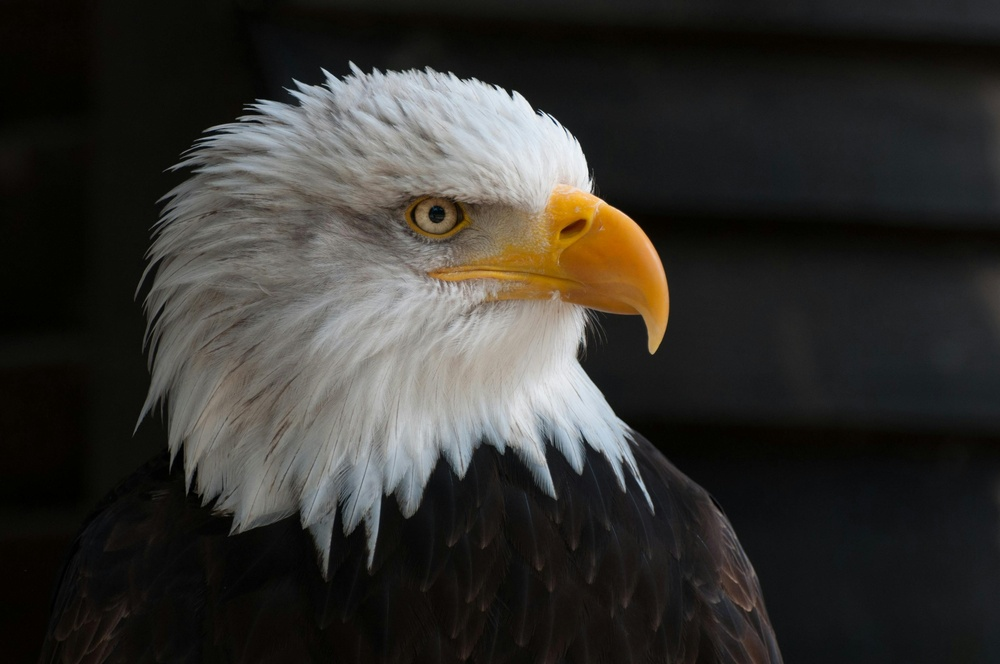
//> input picture image.jpg, 1000 x 664 px, shrunk from 3289 x 2184 before the run
$ ./cropImage image.jpg   (built with g++ and OpenCV 4)
//> lines starting //> are read from the running program, lines starting //| are printed output that depends on the picture
#include <opencv2/core/core.hpp>
#include <opencv2/highgui/highgui.hpp>
#include <opencv2/imgproc/imgproc.hpp>
#include <iostream>

using namespace std;
using namespace cv;

// Global variables
bool selecting = false;
Rect selection;
Mat image;

// Mouse callback function
void mouseCallback(int event, int x, int y, int flags, void* userdata) {
    switch (event) {
        case EVENT_LBUTTONDOWN:
            selecting = true;
            selection.x = x;
            selection.y = y;
            break;
        case EVENT_MOUSEMOVE:
            if (selecting) {
                selection.width = x - selection.x;
                selection.height = y - selection.y;
                Mat tempImage = image.clone();
                rectangle(tempImage, selection, Scalar(0, 255, 0), 2);
                imshow("Select Region", tempImage);
            }
            break;
        case EVENT_LBUTTONUP:
            selecting = false;
            selection.width = x - selection.x;
            selection.height = y - selection.y;
            if (selection.width > 0 && selection.height > 0) {
                Mat croppedImage = image(selection);
                imshow("Cropped Image", croppedImage);
                waitKey(0);
            }
            break;
    }
}

int main(int argc, char **argv) {
    if (argc != 2) {
        cout << "usage: crop_image filename.jpg/png" << endl;
        return 0;
    }

    // Load the image
    image = imread(argv[1]);
//> image is the input picture: 664 rows x 1000 cols, CV_8UC3; mean B, G, R 46.2, 49.9, 51.6
    if (image.empty()) {
        cout << "Could not open or find the image" << endl;
        return 0;
    }

    // Create a window and set the mouse callback function
    namedWindow("Select Region");
    setMouseCallback("Select Region", mouseCallback);

    // Display the image
    imshow("Select Region", image);
    waitKey(0);
//> the left mouse button is pressed at (250, 166)
//> the mouse is dragged to (500, 332)
//> the mouse is dragged to (750, 498)
//> call 3 of mouseCallback, with event = 0, x = 750, y = 498, flags = 1
//> in mouseCallback (call 3), `rectangle(tempImage, selection, Scalar(0, 255, 0), 2);`:
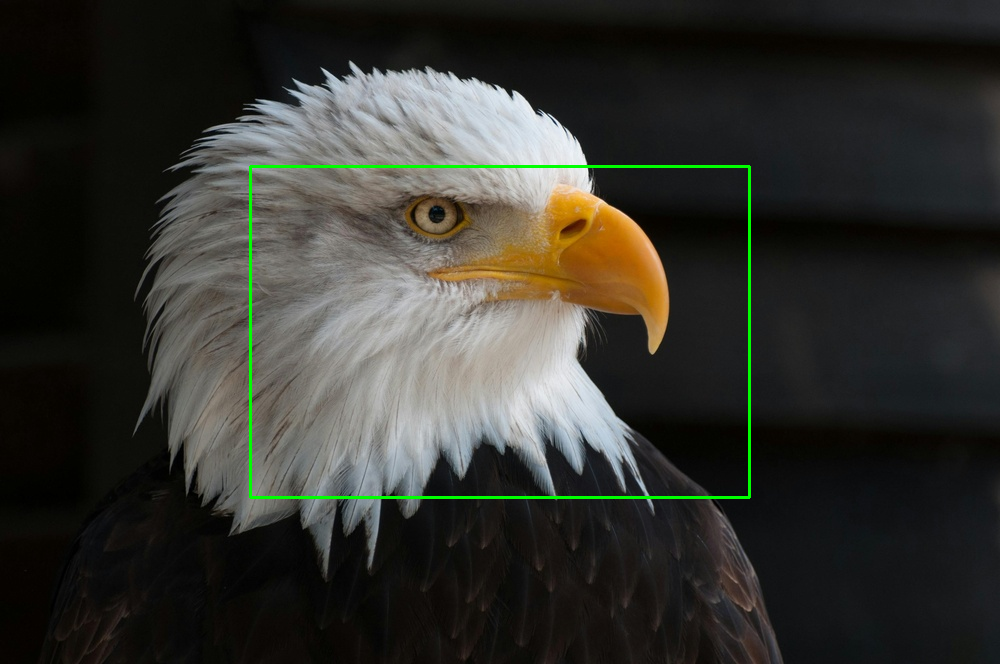
//> tempImage: 664 rows x 1000 cols, CV_8UC3; mean B, G, R 45.6, 51.3, 51
//> the button is released at (750, 498)
//> call 4 of mouseCallback, with event = 4, x = 750, y = 498, flags = 0
//> in mouseCallback (call 4), `Mat croppedImage = image(selection);`:
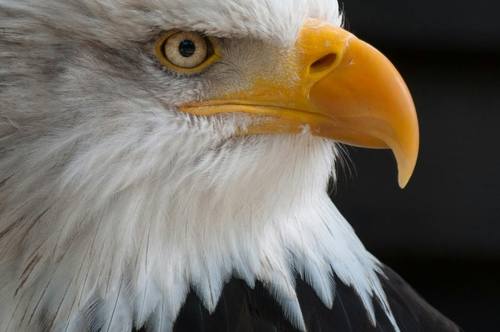
//> croppedImage: 332 rows x 500 cols, CV_8UC3; mean B, G, R 92.7, 103.3, 110.1

    return 0;
}
